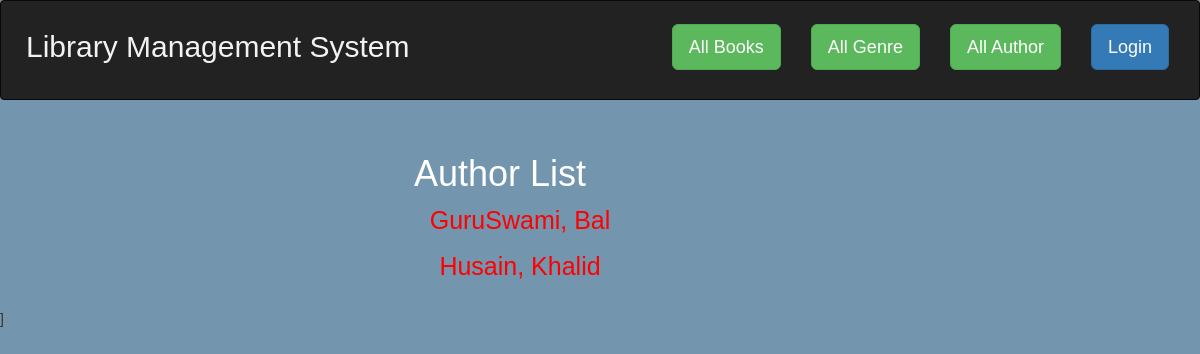
/catalog/author/, run on the app's committed database.
### catalog/models.py (models this page shows)
class Author(models.Model):
    first_name = models.CharField(max_length=100)
    last_name = models.CharField(max_length=100)
    date_of_birth = models.DateField(null=True, blank=True)
    date_of_death = models.DateField('Died', null=True, blank=True)
    class Meta:
        ordering = ['last_name', 'first_name']
    def get_absolute_url(self):
        return reverse('author-detail', args=[str(self.id)])
    def __str__(self):
        return f'{self.last_name}, {self.first_name}'

### catalog/views.py (the view)
# urls.py: path('author/',views.AuthorListView.as_view(),name='author'),
class AuthorListView(generic.ListView):
    model=Author
    paginate_by=10

### catalog/templates/catalog/author_list.html
{% extends "base_generic.html" %}
{% block content %}
    <h1>Author List</h1>
    {% if author_list %}
        {% for author in author_list %}
            <ul><a href="{{author.get_absolute_url}}">{{author}}</a></ul>
        {% endfor %}
    {% else %}
        <h6>no author entry present</h6>
    {% endif %}
{% endblock %}

### catalog/templates/base_generic.html (style rules this page uses)
body { margin: 0; font-family: Arial, Helvetica, sans-serif; background-color: #7395AE; }
a { color: red; }

### data on the page
Author: last_name+first_name "GuruSwami, Bal"
Author: last_name+first_name "Husain, Khalid"
